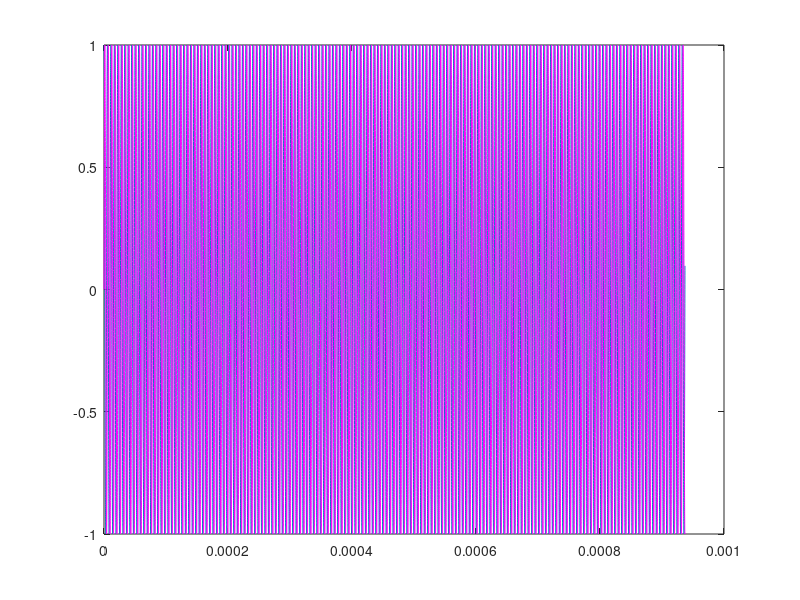

Source code (MATLAB): (Note: this script raises an error after producing the figure.)
clc
clf
clear all
close all

f_b0 = 1.125e6;
f_b1 = 1.375e6;
f_b2 = 1.625e6;
f_b3 = 1.875e6;

t_delta = 1.71611e-8;

t = 0:t_delta:0.0009369825;

s_b0 = exp(1i*f_b0*t);
s_b1 = exp(1i*f_b1*t);
s_b2 = exp(1i*f_b2*t);
s_b3 = exp(1i*f_b3*t);

plot(t,real(s_b0))
hold on
plot(t,imag(s_b0), 'm')

num = xlsread(Svens_extended_vector)
